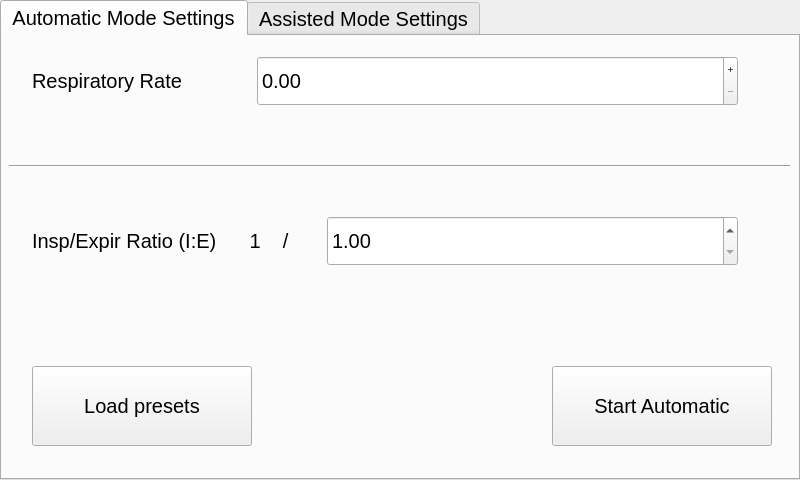
<?xml version="1.0" encoding="UTF-8"?>
<ui version="4.0">
  <class>Settings</class>
  <widget class="QMainWindow" name="Settings">
    <property name="geometry">
      <rect>
	<x>0</x>
	<y>0</y>
	<width>800</width>
	<height>480</height>
      </rect>
    </property>
    <property name="windowTitle">
      <string>MainWindow</string>
    </property>
    <property name="styleSheet">
      <string notr="true">* {
      font-family: Arial;
      font-size: 20px;
      font-weight: Normal;
      }
      
      QSpinBox,
      QDoubleSpinBox {
      margin-left:25px;
      margin-right:25px;
      }
      
      QSpinBox::up-button,
      QDoubleSpinBox::up-button  {
      subcontrol-origin: margin;
      subcontrol-position: center right;
      background-color: #FFFFFF;
      image: url(plus.png);
      left: 1px;
      height: 60px;
      width: 30px;
      }
      
      QSpinBox::down-button,
      QDoubleSpinBox::down-button  {
      subcontrol-origin: margin;
      subcontrol-position: center left;
      background-color: #FFFFFF;
      image: url(minus.png);
      right: 1px;
      height: 60px;
      width: 30px;
      }</string>
    </property>
    <widget class="QWidget" name="centralwidget">
      <widget class="QTabWidget" name="tabWidget">
	<property name="geometry">
	  <rect>
	    <x>0</x>
	    <y>0</y>
	    <width>800</width>
	    <height>480</height>
	  </rect>
	</property>
	<property name="currentIndex">
	  <number>0</number>
	</property>
	<widget class="QWidget" name="tab">
	  <attribute name="title">
	    <string>Automatic Mode Settings</string>
	  </attribute>
	  <widget class="QLabel" name="label">
	    <property name="geometry">
	      <rect>
		<x>30</x>
		<y>20</y>
		<width>180</width>
		<height>50</height>
	      </rect>
	    </property>
	    <property name="text">
	      <string>Respiratory Rate</string>
	    </property>
	  </widget>
	  <widget class="QLabel" name="label_2">
	    <property name="geometry">
	      <rect>
		<x>30</x>
		<y>180</y>
		<width>280</width>
		<height>50</height>
	      </rect>
	    </property>
	    <property name="text">
	      <string>Insp/Expir Ratio (I:E)      1    /</string>
	    </property>
	  </widget>
	  <widget class="Line" name="line">
	    <property name="geometry">
	      <rect>
		<x>7</x>
		<y>120</y>
		<width>781</width>
		<height>20</height>
	      </rect>
	    </property>
	    <property name="orientation">
	      <enum>Qt::Horizontal</enum>
	    </property>
	  </widget>
	  <widget class="QPushButton" name="pushButton_3">
	    <property name="geometry">
	      <rect>
		<x>550</x>
		<y>330</y>
		<width>220</width>
		<height>80</height>
	      </rect>
	    </property>
	    <property name="text">
	      <string>Start Automatic</string>
	    </property>
	  </widget>
	  <widget class="QPushButton" name="pushButton_5">
	    <property name="geometry">
	      <rect>
		<x>30</x>
		<y>330</y>
		<width>220</width>
		<height>80</height>
	      </rect>
	    </property>
	    <property name="text">
	      <string>Load presets</string>
	    </property>
	  </widget>
	  <widget class="QDoubleSpinBox" name="doubleSpinBox_2">
	    <property name="geometry">
	      <rect>
		<x>230</x>
		<y>20</y>
		<width>531</width>
		<height>50</height>
	      </rect>
	    </property>
	    <property name="buttonSymbols">
	      <enum>QAbstractSpinBox::PlusMinus</enum>
	    </property>
	  </widget>
	  <widget class="QDoubleSpinBox" name="doubleSpinBox">
	    <property name="geometry">
	      <rect>
		<x>300</x>
		<y>180</y>
		<width>461</width>
		<height>50</height>
	      </rect>
	    </property>
	    <property name="minimum">
	      <double>1.000000000000000</double>
	    </property>
	    <property name="maximum">
	      <double>10.000000000000000</double>
	    </property>
	    <property name="singleStep">
	      <double>0.100000000000000</double>
	    </property>
	  </widget>
	</widget>
	<widget class="QWidget" name="tab_2">
	  <attribute name="title">
	    <string>Assisted Mode Settings</string>
	  </attribute>
	  <widget class="QPushButton" name="pushButton_4">
	    <property name="geometry">
	      <rect>
		<x>550</x>
		<y>330</y>
		<width>220</width>
		<height>80</height>
	      </rect>
	    </property>
	    <property name="text">
	      <string>Start Assisted</string>
	    </property>
	  </widget>
	  <widget class="QPushButton" name="pushButton_6">
	    <property name="geometry">
	      <rect>
		<x>30</x>
		<y>330</y>
		<width>220</width>
		<height>80</height>
	      </rect>
	    </property>
	    <property name="text">
	      <string>Load presets</string>
	    </property>
	  </widget>
	  <widget class="QLabel" name="label_6">
	    <property name="geometry">
	      <rect>
		<x>30</x>
		<y>20</y>
		<width>200</width>
		<height>40</height>
	      </rect>
	    </property>
	    <property name="text">
	      <string>Pressure trigger</string>
	    </property>
	  </widget>
	  <widget class="QLabel" name="label_7">
	    <property name="geometry">
	      <rect>
		<x>20</x>
		<y>130</y>
		<width>170</width>
		<height>40</height>
	      </rect>
	    </property>
	    <property name="text">
	      <string>Flow trigger</string>
	    </property>
	  </widget>
	  <widget class="QLabel" name="label_8">
	    <property name="geometry">
	      <rect>
		<x>250</x>
		<y>250</y>
		<width>230</width>
		<height>50</height>
	      </rect>
	    </property>
	    <property name="text">
	      <string>Minimal Respiratory Rate</string>
	    </property>
	  </widget>
	  <widget class="QDoubleSpinBox" name="doubleSpinBox_4">
	    <property name="geometry">
	      <rect>
		<x>230</x>
		<y>20</y>
		<width>531</width>
		<height>50</height>
	      </rect>
	    </property>
	    <property name="buttonSymbols">
	      <enum>QAbstractSpinBox::PlusMinus</enum>
	    </property>
	  </widget>
	  <widget class="QDoubleSpinBox" name="doubleSpinBox_5">
	    <property name="geometry">
	      <rect>
		<x>230</x>
		<y>124</y>
		<width>531</width>
		<height>50</height>
	      </rect>
	    </property>
	    <property name="buttonSymbols">
	      <enum>QAbstractSpinBox::PlusMinus</enum>
	    </property>
	  </widget>
	  <widget class="QDoubleSpinBox" name="doubleSpinBox_6">
	    <property name="geometry">
	      <rect>
		<x>509</x>
		<y>250</y>
		<width>251</width>
		<height>50</height>
	      </rect>
	    </property>
	    <property name="layoutDirection">
	      <enum>Qt::LeftToRight</enum>
	    </property>
	    <property name="styleSheet">
	      <string notr="true"/>
	    </property>
	    <property name="buttonSymbols">
	      <enum>QAbstractSpinBox::PlusMinus</enum>
	    </property>
	    <property name="showGroupSeparator" stdset="0">
	      <bool>true</bool>
	    </property>
	  </widget>
	  <widget class="QCheckBox" name="checkBox">
	    <property name="geometry">
	      <rect>
		<x>30</x>
		<y>256</y>
		<width>170</width>
		<height>40</height>
	      </rect>
	    </property>
	    <property name="text">
	      <string>Enable Backup</string>
	    </property>
	  </widget>
	  <widget class="Line" name="line_2">
	    <property name="geometry">
	      <rect>
		<x>10</x>
		<y>80</y>
		<width>781</width>
		<height>20</height>
	      </rect>
	    </property>
	    <property name="orientation">
	      <enum>Qt::Horizontal</enum>
	    </property>
	  </widget>
	  <widget class="Line" name="line_3">
	    <property name="geometry">
	      <rect>
		<x>10</x>
		<y>200</y>
		<width>781</width>
		<height>20</height>
	      </rect>
	    </property>
	    <property name="orientation">
	      <enum>Qt::Horizontal</enum>
	    </property>
	  </widget>
	  <widget class="Line" name="line_4">
	    <property name="geometry">
	      <rect>
		<x>210</x>
		<y>240</y>
		<width>20</width>
		<height>71</height>
	      </rect>
	    </property>
	    <property name="orientation">
	      <enum>Qt::Vertical</enum>
	    </property>
	  </widget>
	</widget>
      </widget>
    </widget>
  </widget>
  <resources/>
  <connections/>
</ui>
